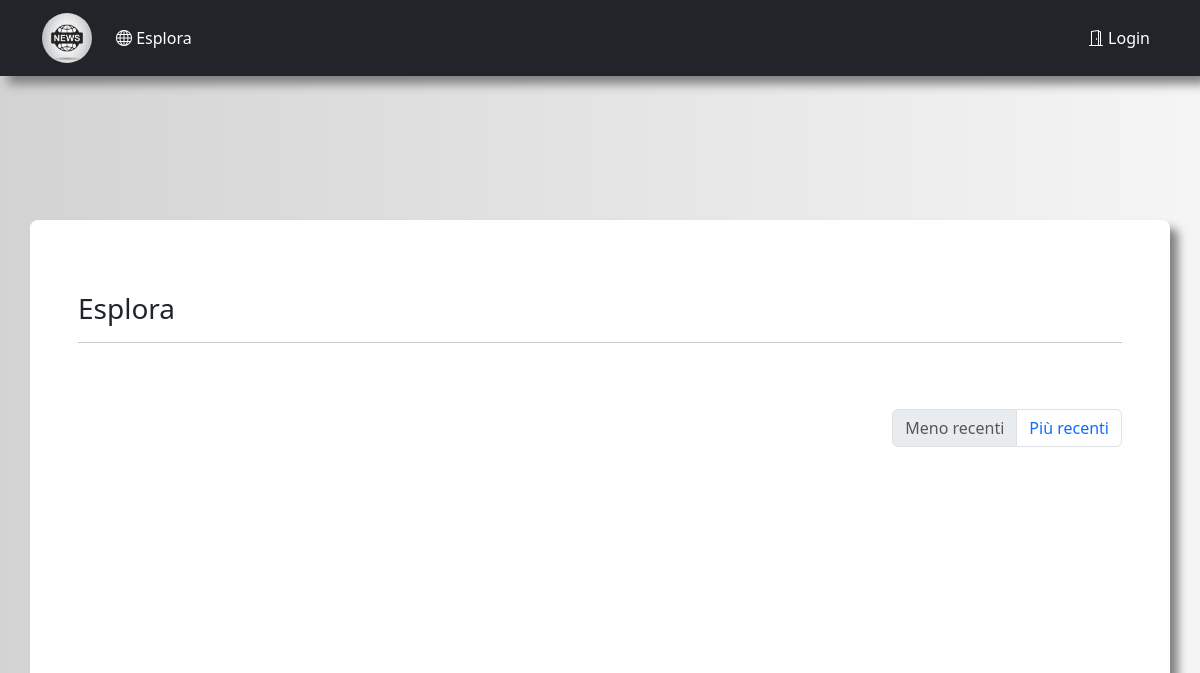
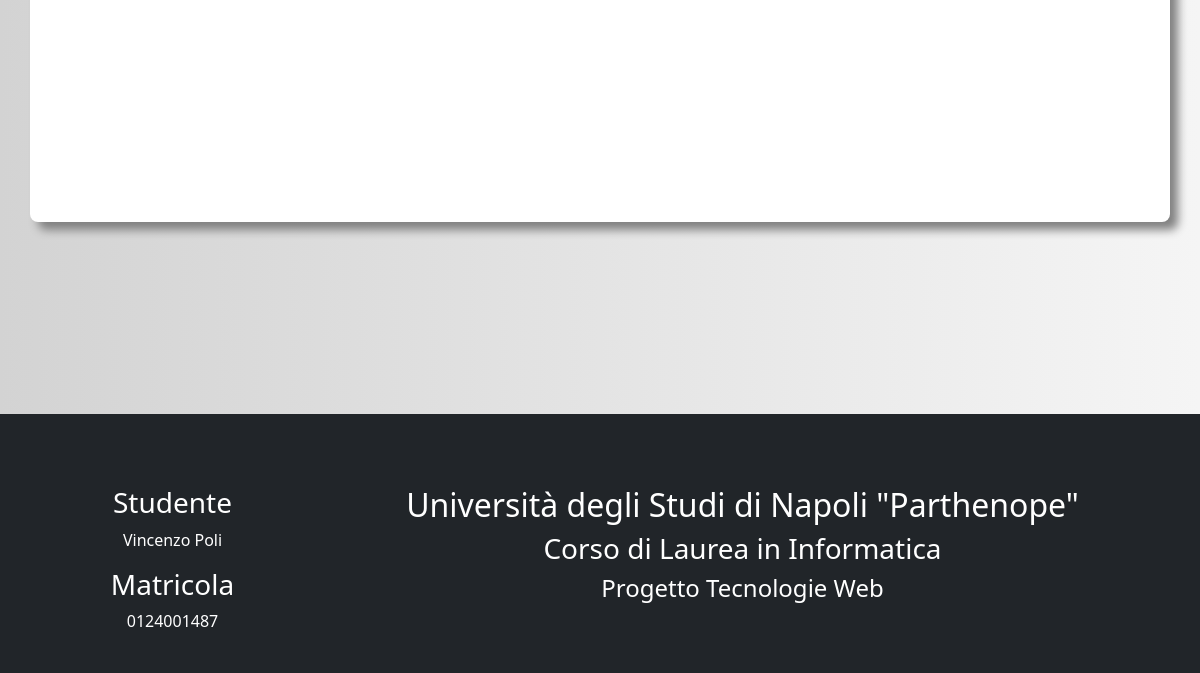
Before: /explore?page=2 with the older database file (2 pictures, top to bottom).
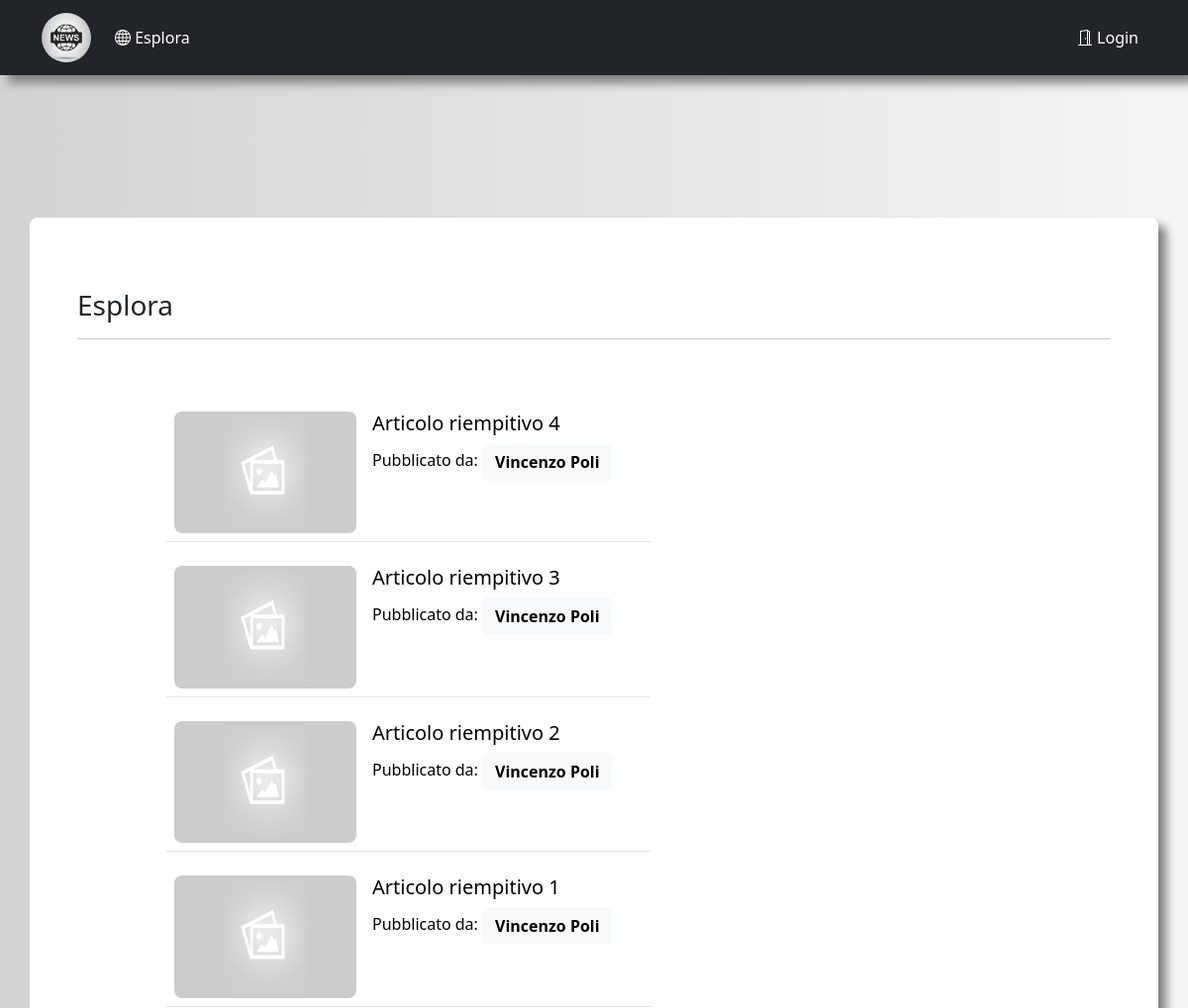
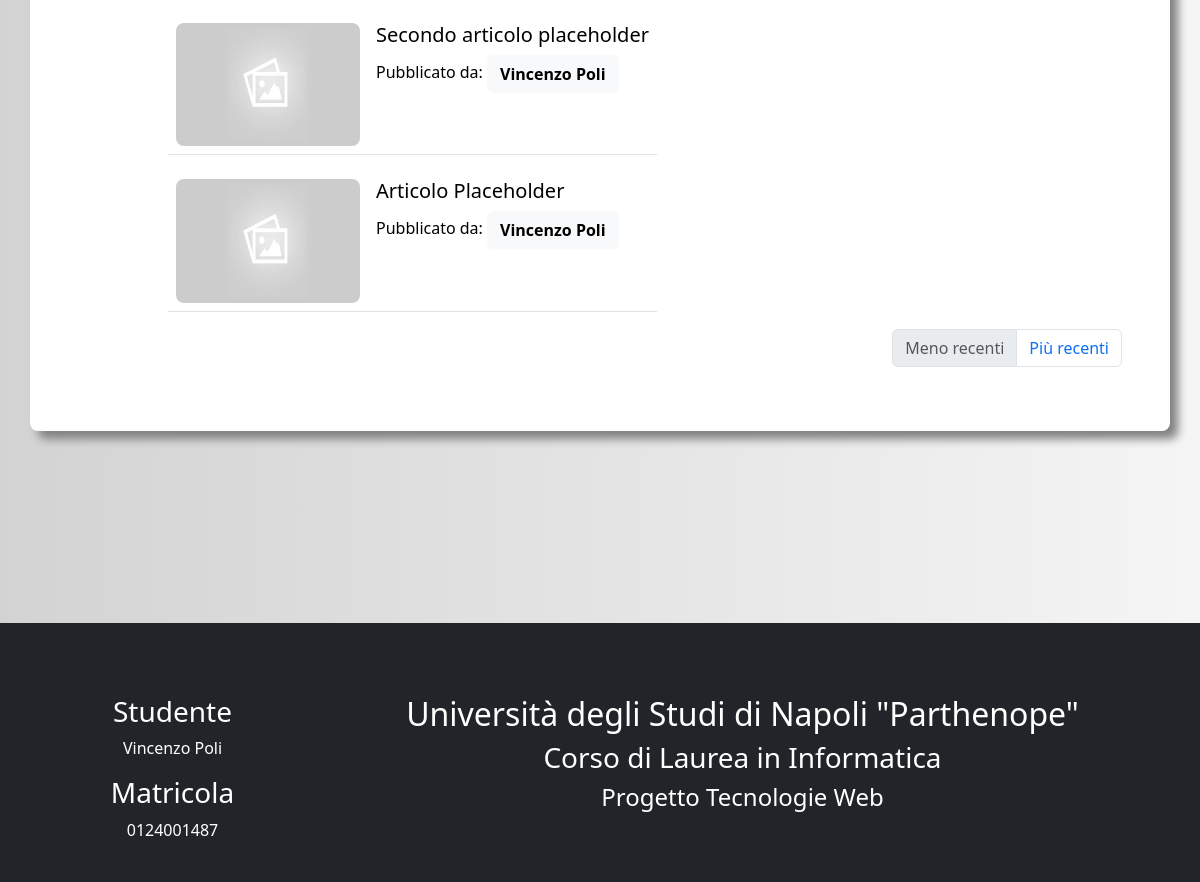
After: the same page with the newer database file (2 pictures, top to bottom).
### app/models.py (models this page shows, shortened)
class Article(db.Model):
    id = db.Column(db.Integer, primary_key=True)
    title = db.Column(db.String(75), unique=True)
    subtitle = db.Column(db.String(150))
    body = db.Column(db.Text())
    head_img = db.Column(db.String())
    timeStamp = db.Column(db.DateTime, index=True, default=datetime.now(timezone.utc))
    author = db.Column(db.String(64))
    user_id = db.Column(db.Integer, db.ForeignKey('user.id'))
    def head_image(self):
        return self.head_img

### app/routes.py (the view)
@app.route('/explore')
def explore():
    current_page = 'explore'
    session['url'] = url_for('explore')
    page = request.args.get('page', 1, type=int)
    articles = Article.query.order_by(Article.timeStamp.desc()).paginate(
        page=page, per_page=app.config['ARTICLES_PER_PAGE'], error_out=False
    )
    if articles.has_next:
        next_url = url_for('explore', page=articles.next_num)
    else:
        next_url = None
    if articles.has_prev:
        prev_url = url_for('explore', page=articles.prev_num)
    else:
        prev_url = None
    first_col = articles.items[:8]
    second_col = articles.items[8:16]
    return render_template(
        'explore.html', title='Esplora',
        next_url=next_url, prev_url=prev_url,
        first_col=first_col, second_col=second_col,
        user=current_user,
        current_page=current_page
    )

### app/routes.py (called while the page is built)
@app.before_request
def before_request():
    if current_user.is_authenticated:
        current_user.last_seen = datetime.now()
        db.session.commit()

### app/templates/explore.html (shortened to what this page needs)
{% extends "base.html" %}
{% block app_content %}
    <h3>Esplora</h3>
    <hr>
    <div class="row">
        <div class="col-sm-1 pt-5"></div>
        <div class="col-sm-6 pt-5">
            <table class="table-responsive">
                <tr>
                    <td>
                        {% for article in first_col %}
                            <table class="table">
                                <tr>
                                    <td style="width: 200px; height: 140px">
                                        <a href="{{ url_for('published', article_title=article.title) }}">
                                            <img class="explore-image" src="{{ article.head_image() }}" alt="explore-image" onerror="fallBackIMG(this)">
                                        </a>
                                    </td>
                                    <td style="position: relative">
                                        <h5 class="text-link">
                                            <a class="text-anchor" href="{{ url_for('published', article_title=article.title) }}">
                                                {{ article.title }}
                                            </a>
                                        </h5>
                                        <p style="display: inline">Pubblicato da: </p>
                                        <p class="text-link" style="display: inline">
                                            <a class="btn btn-light" href="{{ url_for('user', username=article.author) }}">
                                                <strong>{{ article.author }}</strong>
                                            </a>
                                        </p>
                                    </td>
                                </tr>
                            </table>
                        {% endfor %}
                    </td>
                </tr>
            </table>
        </div>
        <div class="col-sm-3 pt-5">
            <table class="table-responsive">
                <tr>
                    <td>
                    </td>
                </tr>
            </table>
        </div>
        <div class="col-sm-2 pt-5"></div>
    </div>
    {% if next_url and prev_url %}
        <ul class="pagination justify-content-end">
            <li class="page-item"><a class="page-link" href="{{ next_url }}">Meno recenti</a></li>
            <li class="page-item"><a class="page-link" href="{{ prev_url }}">Più recenti</a></li>
        </ul>
    {% elif next_url %}
        <ul class="pagination justify-content-end">
            <li class="page-item"><a class="page-link" href="{{ next_url }}">Meno recenti</a></li>
            <li class="page-item disabled"><a class="page-link" href="{{ prev_url }}">Più recenti</a></li>
        </ul>
    {% elif prev_url %}
        <ul class="pagination justify-content-end">
            <li class="page-item disabled"><a class="page-link" href="{{ next_url }}">Meno recenti</a></li>
            <li class="page-item"><a class="page-link" href="{{ prev_url }}">Più recenti</a></li>
        </ul>
    {% endif %}
{% endblock %}

### app/templates/base.html (shortened to what this page needs)
<!DOCTYPE html>
<html lang="it">
<head>
    <link rel="stylesheet" href="{{ url_for('static', filename='style.css') }}">
    <link rel="stylesheet" href="https://cdn.jsdelivr.net/npm/bootstrap-icons@1.3.0/font/bootstrap-icons.css">
    <link href="https://cdn.jsdelivr.net/npm/bootstrap@5.3.2/dist/css/bootstrap.min.css" rel="stylesheet">
</head>
<body>
    <div class="background-div">
        {% set roles = {'admin': 3, 'capo redattore': 2, 'redattore': 1, 'utente': 0} %}
        <nav class="navbar navbar-expand-sm bg-dark navbar-dark">
            <div class="container">
                <a class="navbar-brand" href="{{ url_for('index') }}">
                    <img src="/static/logo/aaalogoaaa.jpg" alt="Logo" style="width:50px;" class="rounded-pill">
                </a>
                <div class="collapse navbar-collapse" id="mynavbar">
                    <ul class="navbar-nav me-auto">
                        {% if current_page == 'explore' %}
                            <li class="nav-item">
                                <a class="nav-link active" href="{{ url_for('explore') }}"><i class="bi bi-globe"></i> Esplora</a>
                            </li>
                        {% else %}
                            <li class="nav-item">
                                <a class="nav-link" href="{{ url_for('explore') }}"><i class="bi bi-globe"></i> Esplora</a>
                            </li>
                        {% endif %}
                    </ul>
                    <ul class="navbar-nav">
                        {% if current_user.is_anonymous %}
                            <li class="nav-item">
                                <a class="nav-link active" href="{{ url_for('login') }}"><i class="bi bi-door-open"></i> Login</a>
                            </li>
                        {% elif current_user.is_authenticated %}
                            <li class="nav-item">
                                <a class="nav-link" href="{{ url_for('logout') }}"><i class="bi bi-box-arrow-right"></i> Logout</a>
                            </li>
                        {% endif %}
                    </ul>
                </div>
            </div>
        </nav><br><br><br><br>
        <div class="container bg-white p-5 my-5" id="body_page"><br/>
            {% block app_content %}{% endblock %}
        </div>
         <br><br><br><br>
        <div class="mt-5 p-4 bg-dark text-white text-center">
            <div class="container mt-5">
                <div class="row">
                    <div class="col-sm-3">
                        <h3>Studente</h3>
                        <p>Vincenzo Poli</p>
                        <h3>Matricola</h3>
                        <p>0124001487</p>
                    </div>
                    <div class="col-sm-9">
                        <h2>Università degli Studi di Napoli "Parthenope"</h2>
                        <h3>Corso di Laurea in Informatica</h3>
                        <h4>Progetto Tecnologie Web</h4>
                    </div>
                </div>
            </div>
        </div>
    </div>
</body>
</html>

### app/static/style.css (style rules this page uses)
nav, #body_page, #preview-container { box-shadow: 8px 8px 10px rgb(128, 128, 128); }
.background-div { background-image: linear-gradient(to right, lightgrey, whitesmoke); }
#body_page { min-height: 675px; }
#profile-form, #body_page, .text-block, .index-image { border-radius: 8px; }
.explore-image { width: 100%; height: 100%; overflow: hidden; border-radius: 8px; }
.text-anchor { color: black; text-decoration: none; }

Changed rows visible on the page:
added Article: title "Articolo riempitivo 4", author "Vincenzo Poli"
added Article: title "Articolo riempitivo 3", author "Vincenzo Poli"
added Article: title "Articolo riempitivo 2", author "Vincenzo Poli"
added Article: title "Articolo riempitivo 1", author "Vincenzo Poli"
added Article: title "Secondo articolo placeholder", author "Vincenzo Poli"
added Article: title "Articolo Placeholder", author "Vincenzo Poli"
